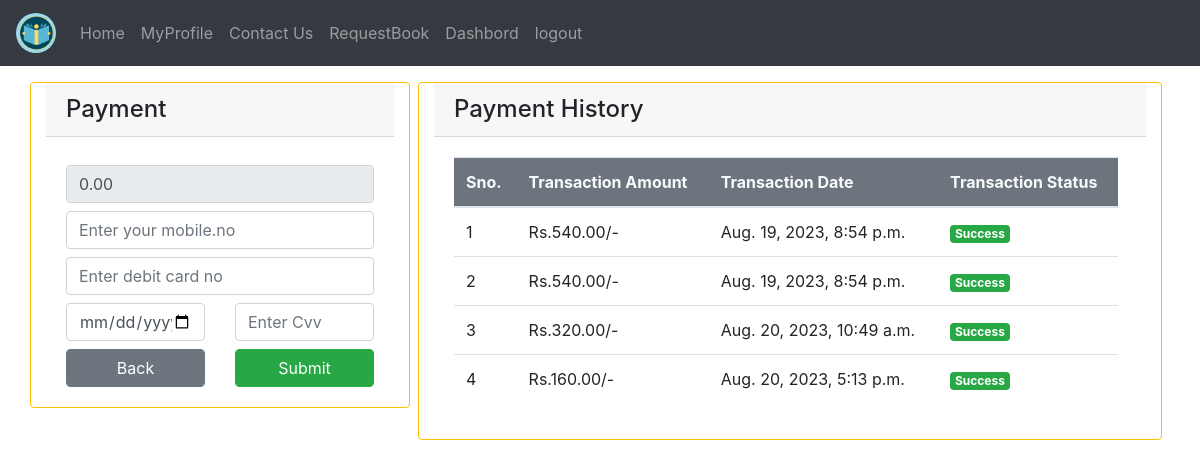
The page /payfine/ (signed in) on the database its author committed.
### LibraryApp/models.py (models this page shows)
class Payment(models.Model):
	paid_by = models.ForeignKey(User,on_delete=models.CASCADE)
	paid_date = models.DateTimeField(auto_now_add=True)
	paid_amount = models.DecimalField(max_digits=8, decimal_places=2, default=0)
	payment_status = models.BooleanField(default=False)

### LibraryApp/views.py (the view, shortened to what this page needs)
# urls.py: path('payfine/',views.payfine,name='payfine'),
def payfine(request):
    book_fine = BookRequest.objects.filter(
        requested_by_student=request.user,
        status_to_approve='Approved',
        return_status='Returned'
    )
    total = total_fine(book_fine)
    approved_books = BookRequest.objects.filter(
        requested_by_student=request.user,
        status_to_approve='Approved'
    )
    all_books_returned = all(book.return_status == 'Returned' for book in approved_books)
    payobj = Payment.objects.filter(paid_by = request.user)
    return render(request,'html/payfine.html',{'fine' : total,'payhistory' : payobj})

### LibraryApp/views.py (called while the page is built)
def total_fine(book_fine):
    t = 0
    for i in book_fine:
        t += i.fine_amount
    return t

### templates/html/payfine.html (shortened to what this page needs)
{% extends 'html/base.html' %}
{% block content %}
<div class="row">
    <div class="col-md-4 h-100 mr-2 card border rounded border-warning ">
        <h4 class="card-header">Payment</h4>
        <div class="card-body">
            <form method="post">
                <input type="text" name="amt" class="mt-2 form-control" value="{{fine}}" readonly>
                <input type="text" name="mobile" class="form-control mt-2"  placeholder="Enter your mobile.no">
                <input type="text" name="debit" class="mt-2 form-control" placeholder="Enter debit card no">
                <div class="row">
                    <div class="col-md-6">
                        <input type="date" name="endDate" class="mt-2 form-control" placeholder="experydate">
                    </div>
                    <div class="col">
                        <input type="text" name="cvv" class="mt-2 form-control" placeholder="Enter Cvv">
                    </div>
                </div>
                <div class="row">
                    <div class="col">
                        <a href="{% url 'sdashboard' %}" class="btn btn-secondary form-control mt-2">Back</a>
                    </div>
                    <div class="col">
                        <input type="submit" class="mt-2 form-control btn btn-success">
                    </div>
                </div>
            </form>
        </div>
    </div>
    <div class="col card h-100 mr-2 border rounded border-warning">
        <h4 class="card-header">Payment History</h4>
        <div class="card-body mr-2">
            <table class="table table-hover">
               <thead class="bg-secondary text-light">
                <tr>
                    <th>Sno.</th>
                    <th>Transaction Amount</th>
                    <th>Transaction Date</th>
                    <th>Transaction Status</th>
                </tr>
               </thead>
               <tbody>
                   {% for pay in payhistory %}
                   <tr>
                       <td>{{forloop.counter}}</td>
                       <td>Rs.{{pay.paid_amount}}/-</td>
                       <td>{{pay.paid_date}}</td>
                       <td>
                        {% if not pay.paid_status %}
                           <span class="badge badge-success">Success</span>
                        {% else %}
                        <span class="badge badge-success">Failed</span>
                        {% endif %}
                       </td>
                   </tr>
                   {% endfor %}
               </tbody>
            </table>
        </div>
    </div>
</div>
{% endblock content %}

### rows shown on the page
Payment: paid_amount "540.00", paid_date "Aug. 19, 2023, 8:54 p.m."
Payment: paid_amount "540.00", paid_date "Aug. 19, 2023, 8:54 p.m."
Payment: paid_amount "320.00", paid_date "Aug. 20, 2023, 10:49 a.m."
Payment: paid_amount "160.00", paid_date "Aug. 20, 2023, 5:13 p.m."
